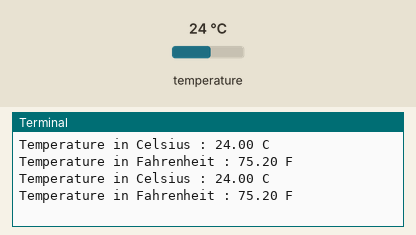
A program run on a simulated Raspberry Pi (BCM pin numbers). Parts: the last lines printed to the terminal. The test bench sets the inputs (shaded band); at power-on: temperature 24 °C.

Above: at 1.2 s.
1.3 s: temperature set to 12 °C
At 2.6 s:
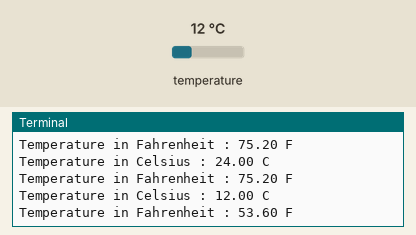
2.8 s: temperature set to 19 °C
At 3.8 s:
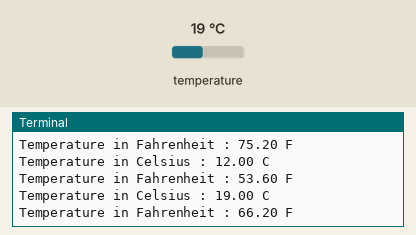
Timing chart, 0 to 5.8 s (numbered marks = the images above; inputs shaded):
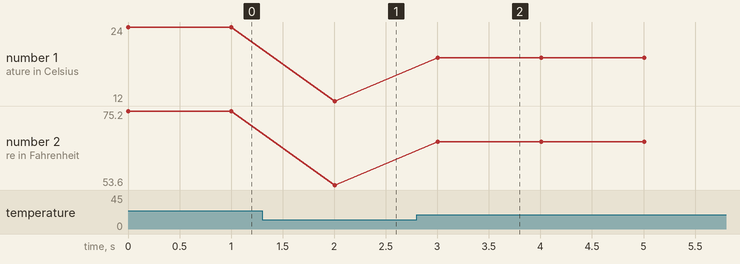

Measured:
- after the input at 1.3 s, the terminal: prints a new line after 0.70 s (image 1)
- after the input at 2.8 s, the terminal: prints a new line after 0.21 s (image 2)
- plotted number 1: 24 → 12 after the input at 1.3 s, 12 → 19 after the input at 2.8 s
- plotted number 2: 75.2 → 53.6 after the input at 1.3 s, 53.6 → 66.2 after the input at 2.8 s

The program:

MCP9808.py
```python
# (licence header left out)
import smbus
import time

# Get I2C bus
bus = smbus.SMBus(1)

# I2C Address of the device
MCP9808_DEFAULT_ADDRESS			= 0x18

# MCP9808 Register Pointer
MCP9808_REG_CONFIG				= 0x01 # Configuration Register
MCP9808_REG_UPPER_TEMP			= 0x02 # Alert Temperature Upper Boundary Trip register
MCP9808_REG_LOWER_TEMP			= 0x03 # Alert Temperature Lower Boundary Trip register
MCP9808_REG_CRIT_TEMP			= 0x04 # Critical Temperature Trip register
MCP9808_REG_AMBIENT_TEMP		= 0x05 # Temperature register
MCP9808_REG_MANUF_ID			= 0x06 # Manufacturer ID register
MCP9808_REG_DEVICE_ID			= 0x07 # Device ID/Revision register
MCP9808_REG_RSLTN				= 0x08 # Resolution register

# Configuration register values
MCP9808_REG_CONFIG_DEFAULT		= 0x0000 # Continuous conversion (power-up default)
MCP9808_REG_CONFIG_SHUTDOWN		= 0x0100 # Shutdown
MCP9808_REG_CONFIG_CRITLOCKED	= 0x0080 # Locked, TCRIT register can not be written
MCP9808_REG_CONFIG_WINLOCKED	= 0x0040 # Locked, TUPPER and TLOWER registers can not be written
MCP9808_REG_CONFIG_INTCLR		= 0x0020 # Clear interrupt output
MCP9808_REG_CONFIG_ALERTSTAT	= 0x0010 # Alert output is asserted
MCP9808_REG_CONFIG_ALERTCTRL	= 0x0008 # Alert Output Control bit is enabled
MCP9808_REG_CONFIG_ALERTSEL		= 0x0004 # TA > TCRIT only
MCP9808_REG_CONFIG_ALERTPOL		= 0x0002 # Alert Output Polarity bit active-high
MCP9808_REG_CONFIG_ALERTMODE	= 0x0001 # Interrupt output

# Resolution Register Value
MCP9808_REG_RSLTN_5				= 0x00 # +0.5°C
MCP9808_REG_RSLTN_25			= 0x01 # +0.25°C
MCP9808_REG_RSLTN_125			= 0x02 # +0.125°C
MCP9808_REG_RSLTN_0625			= 0x03 # +0.0625°C

class MCP9808():
	def __init__(self):
		self.configuration()
		self.resolution()

	def configuration(self):
		"""Select the configuration from the given provided values above"""
		config = [MCP9808_REG_CONFIG_DEFAULT]
		bus.write_i2c_block_data(MCP9808_DEFAULT_ADDRESS, MCP9808_REG_CONFIG, config)

	def resolution(self):
		"""Select the resolution from the given provided values above"""
		resolution = [MCP9808_REG_RSLTN_0625]
		bus.write_i2c_block_data(MCP9808_DEFAULT_ADDRESS, MCP9808_REG_RSLTN, resolution)

	def readTemp(self):
		"""Read data back from AMBIENT_TEMP (0x05), 2 bytes
		Temp MSB, Temp LSB"""
		data = bus.read_i2c_block_data(MCP9808_DEFAULT_ADDRESS, MCP9808_REG_AMBIENT_TEMP, 2)

		# Convert the data to 13-bits
		cTemp = ((data[0] & 0x1F) * 256) + data[1]
		if cTemp > 4095 :
			cTemp -= 8192
		cTemp = cTemp * 0.0625
		fTemp = cTemp * 1.8 + 32
		return {"c": cTemp, "f": fTemp}

from MCP9808 import MCP9808
mcp9808 = MCP9808()

while True:
	temp = mcp9808.readTemp()
	print "Temperature in Celsius : %.2f C"%(temp['c'])
	print "Temperature in Fahrenheit : %.2f F"%(temp['f'])
	time.sleep(1)
```
